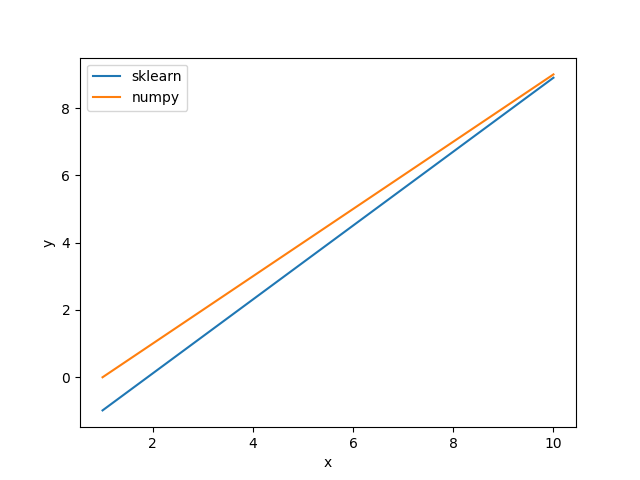

Here is the Python script that generated this plot:
#!/usr/bin/env python3

import sys
import numpy as np
import matplotlib.pyplot as plt

# Datos 1
archivo_sklearn = sys.argv[1]
datos_sklearn = np.genfromtxt(archivo_sklearn,
                              delimiter=',')

xs_sklearn = datos_sklearn[:, 0]
ys_sklearn = datos_sklearn[:, 1]

# Datos 2
archivo_numpy = sys.argv[2]
datos_numpy = np.genfromtxt(archivo_numpy,
                            delimiter=',')

xs_numpy = datos_numpy[:, 0]
ys_numpy = datos_numpy[:, 1]

# Grafica
fig, ax = plt.subplots()

ax.plot(xs_sklearn, ys_sklearn,
        label='sklearn')
ax.plot(xs_numpy, ys_numpy,
        label='numpy')

ax.set_xlabel('x')
ax.set_ylabel('y')

plt.legend()

plt.savefig('sklearn_vs_numpy.png')